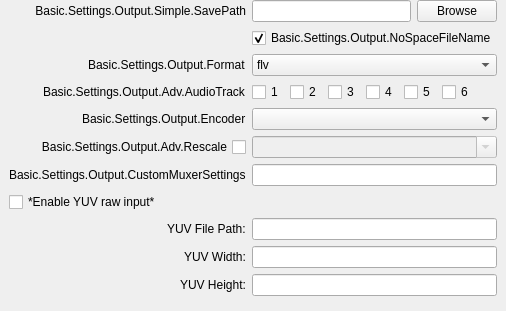
                       <widget class="QWidget" name="advOutRecStandard">
                        <layout class="QVBoxLayout" name="verticalLayout_13">
                         <property name="leftMargin">
                          <number>0</number>
                         </property>
                         <property name="topMargin">
                          <number>0</number>
                         </property>
                         <property name="rightMargin">
                          <number>0</number>
                         </property>
                         <property name="bottomMargin">
                          <number>0</number>
                         </property>
                         <item>
                          <widget class="QWidget" name="advOutRecTopContainer" native="true">
                           <property name="sizePolicy">
                            <sizepolicy hsizetype="Preferred" vsizetype="Maximum">
                             <horstretch>0</horstretch>
                             <verstretch>0</verstretch>
                            </sizepolicy>
                           </property>
                           <layout class="QFormLayout" name="formLayout_16">
                            <property name="fieldGrowthPolicy">
                             <enum>QFormLayout::AllNonFixedFieldsGrow</enum>
                            </property>
                            <property name="labelAlignment">
                             <set>Qt::AlignRight|Qt::AlignTrailing|Qt::AlignVCenter</set>
                            </property>
                            <property name="topMargin">
                             <number>0</number>
                            </property>
                            <item row="0" column="0">
                             <widget class="QLabel" name="label_32">
                              <property name="sizePolicy">
                               <sizepolicy hsizetype="Preferred" vsizetype="Expanding">
                                <horstretch>0</horstretch>
                                <verstretch>0</verstretch>
                               </sizepolicy>
                              </property>
                              <property name="minimumSize">
                               <size>
                                <width>170</width>
                                <height>0</height>
                               </size>
                              </property>
                              <property name="text">
                               <string>Basic.Settings.Output.Simple.SavePath</string>
                              </property>
                              <property name="alignment">
                               <set>Qt::AlignRight|Qt::AlignTrailing|Qt::AlignVCenter</set>
                              </property>
                              <property name="buddy">
                               <cstring>advOutRecPath</cstring>
                              </property>
                             </widget>
                            </item>
                            <item row="0" column="1">
                             <layout class="QHBoxLayout" name="horizontalLayout_6">
                              <item>
                               <widget class="QLineEdit" name="advOutRecPath">
                                <property name="enabled">
                                 <bool>true</bool>
                                </property>
                               </widget>
                              </item>
                              <item>
                               <widget class="QPushButton" name="advOutRecPathBrowse">
                                <property name="enabled">
                                 <bool>true</bool>
                                </property>
                                <property name="text">
                                 <string>Browse</string>
                                </property>
                               </widget>
                              </item>
                             </layout>
                            </item>
                            <item row="1" column="1">
                             <widget class="QCheckBox" name="advOutNoSpace">
                              <property name="text">
                               <string>Basic.Settings.Output.NoSpaceFileName</string>
                              </property>
                              <property name="checked">
                               <bool>true</bool>
                              </property>
                             </widget>
                            </item>
                            <item row="2" column="0">
                             <widget class="QLabel" name="label_43">
                              <property name="text">
                               <string>Basic.Settings.Output.Format</string>
                              </property>
                              <property name="buddy">
                               <cstring>advOutRecFormat</cstring>
                              </property>
                             </widget>
                            </item>
                            <item row="2" column="1">
                             <widget class="QComboBox" name="advOutRecFormat">
                              <item>
                               <property name="text">
                                <string notr="true">flv</string>
                               </property>
                              </item>
                              <item>
                               <property name="text">
                                <string notr="true">mp4</string>
                               </property>
                              </item>
                              <item>
                               <property name="text">
                                <string notr="true">mov</string>
                               </property>
                              </item>
                              <item>
                               <property name="text">
                                <string notr="true">mkv</string>
                               </property>
                              </item>
                              <item>
                               <property name="text">
                                <string notr="true">ts</string>
                               </property>
                              </item>
                              <item>
                               <property name="text">
                                <string notr="true">m3u8</string>
                               </property>
                              </item>
                             </widget>
                            </item>
                            <item row="3" column="0">
                             <widget class="QLabel" name="label_29">
                              <property name="text">
                               <string>Basic.Settings.Output.Adv.AudioTrack</string>
                              </property>
                             </widget>
                            </item>
                            <item row="3" column="1">
                             <widget class="QWidget" name="widget_9" native="true">
                              <property name="sizePolicy">
                               <sizepolicy hsizetype="Maximum" vsizetype="Preferred">
                                <horstretch>0</horstretch>
                                <verstretch>0</verstretch>
                               </sizepolicy>
                              </property>
                              <layout class="QHBoxLayout" name="horizontalLayout_9">
                               <property name="leftMargin">
                                <number>0</number>
                               </property>
                               <property name="topMargin">
                                <number>0</number>
                               </property>
                               <property name="rightMargin">
                                <number>0</number>
                               </property>
                               <property name="bottomMargin">
                                <number>0</number>
                               </property>
                               <item>
                                <widget class="QCheckBox" name="advOutRecTrack1">
                                 <property name="text">
                                  <string notr="true">1</string>
                                 </property>
                                </widget>
                               </item>
                               <item>
                                <widget class="QCheckBox" name="advOutRecTrack2">
                                 <property name="text">
                                  <string notr="true">2</string>
                                 </property>
                                </widget>
                               </item>
                               <item>
                                <widget class="QCheckBox" name="advOutRecTrack3">
                                 <property name="text">
                                  <string notr="true">3</string>
                                 </property>
                                </widget>
                               </item>
                               <item>
                                <widget class="QCheckBox" name="advOutRecTrack4">
                                 <property name="text">
                                  <string notr="true">4</string>
                                 </property>
                                </widget>
                               </item>
                               <item>
                                <widget class="QCheckBox" name="advOutRecTrack5">
                                 <property name="text">
                                  <string notr="true">5</string>
                                 </property>
                                </widget>
                               </item>
                               <item>
                                <widget class="QCheckBox" name="advOutRecTrack6">
                                 <property name="text">
                                  <string notr="true">6</string>
                                 </property>
                                </widget>
                               </item>
                              </layout>
                             </widget>
                            </item>
                            <item row="4" column="0">
                             <widget class="QLabel" name="advOutRecEncLabel">
                              <property name="text">
                               <string>Basic.Settings.Output.Encoder</string>
                              </property>
                              <property name="buddy">
                               <cstring>advOutRecEncoder</cstring>
                              </property>
                             </widget>
                            </item>
                            <item row="4" column="1">
                             <widget class="QComboBox" name="advOutRecEncoder"/>
                            </item>
                            <item row="5" column="0">
                             <widget class="QCheckBox" name="advOutRecUseRescale">
                              <property name="sizePolicy">
                               <sizepolicy hsizetype="Minimum" vsizetype="Expanding">
                                <horstretch>0</horstretch>
                                <verstretch>0</verstretch>
                               </sizepolicy>
                              </property>
                              <property name="layoutDirection">
                               <enum>Qt::RightToLeft</enum>
                              </property>
                              <property name="text">
                               <string>Basic.Settings.Output.Adv.Rescale</string>
                              </property>
                             </widget>
                            </item>
                            <item row="5" column="1">
                             <widget class="QWidget" name="advOutRecRescaleContainer" native="true">
                              <layout class="QHBoxLayout" name="horizontalLayout_4">
                               <property name="leftMargin">
                                <number>0</number>
                               </property>
                               <property name="topMargin">
                                <number>0</number>
                               </property>
                               <property name="rightMargin">
                                <number>0</number>
                               </property>
                               <property name="bottomMargin">
                                <number>0</number>
                               </property>
                               <item>
                                <widget class="QComboBox" name="advOutRecRescale">
                                 <property name="enabled">
                                  <bool>false</bool>
                                 </property>
                                 <property name="editable">
                                  <bool>true</bool>
                                 </property>
                                </widget>
                               </item>
                              </layout>
                             </widget>
                            </item>
                            <item row="6" column="0">
                             <widget class="QLabel" name="label_9001">
                              <property name="text">
                               <string>Basic.Settings.Output.CustomMuxerSettings</string>
                              </property>
                              <property name="buddy">
                               <cstring>advOutMuxCustom</cstring>
                              </property>
                             </widget>
                            </item>
                            <item row="6" column="1">
                             <widget class="QLineEdit" name="advOutMuxCustom"/>
                            </item>
				   <item row="7" column="0">
					   <widget class="QCheckBox" name="advOutYUVEnable">
						   <property name="text">
							   <string>*Enable YUV raw input*</string>
						   </property>
						   <property name="checked">
							   <bool>false</bool>
						   </property>
					   </widget>
				   </item>
				   <item row="8" column="0">
					   <widget class="QLabel" name="label_9002">
						   <property name="text">
							   <string>YUV File Path:</string>
						   </property>
						   <property name="buddy">
							   <cstring>advOutYUVFilePath</cstring>
						   </property>
					   </widget>
				   </item>
				   <item row="8" column="1">
					   <widget class="QLineEdit" name="advOutYUVFilePath"/>
				   </item>
				   <item row="9" column="0">
					   <widget class="QLabel" name="label_9003">
						   <property name="text">
							   <string>YUV Width:</string>
						   </property>
						   <property name="buddy">
							   <cstring>advOutYUVWidth</cstring>
						   </property>
					   </widget>
				   </item>
				   <item row="9" column="1">
					   <widget class="QLineEdit" name="advOutYUVWidth"/>
				   </item>
				   <item row="10" column="0">
					   <widget class="QLabel" name="label_9004">
						   <property name="text">
							   <string>YUV Height:</string>
						   </property>
						   <property name="buddy">
							   <cstring>advOutYUVHeight</cstring>
						   </property>
					   </widget>
				   </item>
				   <item row="10" column="1">
					   <widget class="QLineEdit" name="advOutYUVHeight"/>
				   </item>
                           </layout>
                          </widget>
                         </item>
                         <item alignment="Qt::AlignTop">
                          <widget class="QWidget" name="widget_7" native="true">
                           <layout class="QVBoxLayout" name="verticalLayout_15">
                            <property name="leftMargin">
                             <number>0</number>
                            </property>
                            <property name="topMargin">
                             <number>0</number>
                            </property>
                            <property name="rightMargin">
                             <number>0</number>
                            </property>
                            <property name="bottomMargin">
                             <number>0</number>
                            </property>
                           </layout>
                          </widget>
                         </item>
                        </layout>
                       </widget>
